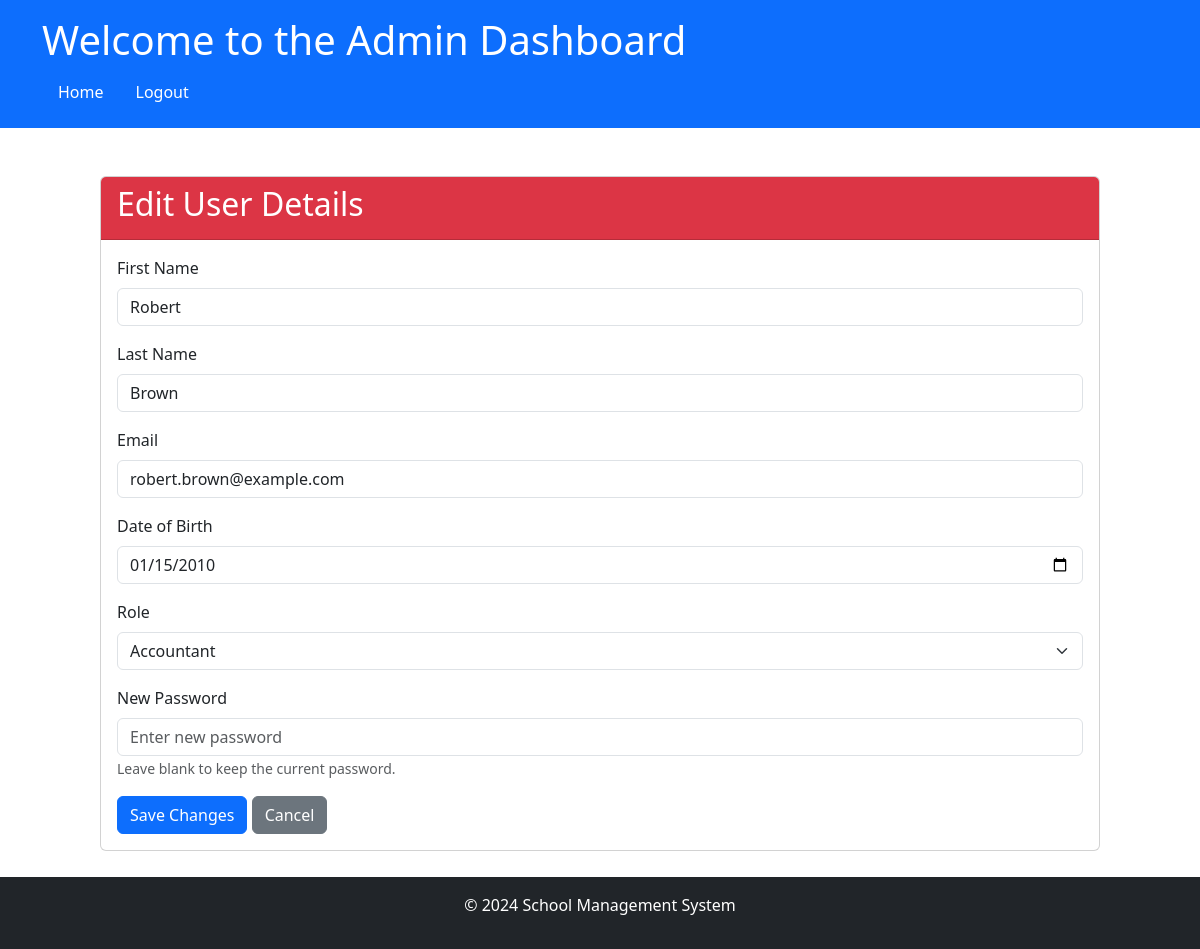
The page /admin/edit_user/user8 (signed in) on the database its author committed.
### app/models/models.py (models this page shows)
class User(UserMixin, db.Model):
    __tablename__ = 'User'
    id = db.Column('Id', db.String, primary_key=True, default=lambda: str(uuid4()))
    password = db.Column('Password', db.String, nullable=True)
    role_id = db.Column('RoleId', db.String, ForeignKey('Role.Id', ondelete='SET NULL'))
    email = db.Column('Email', db.String, nullable=False)
    first_name = db.Column('FirstName', db.String, nullable=False)
    last_name = db.Column('LastName', db.String, nullable=False)
    date_of_birth = db.Column('DateOfBirth', db.Date, nullable=True)
    role = relationship('Role', back_populates='users')
    created_fee_records = db.relationship('FeeRecord',
                                          foreign_keys='FeeRecord.created_by',  # Referencing FeeRecord.created_by
                                          backref='creator')
    invoices = relationship('Invoice', back_populates='created_by_user')
    parent_students = relationship('ParentStudent',
                                   foreign_keys='[ParentStudent.parent_id]',
                                   back_populates='parent',
                                   cascade="all, delete-orphan")
    student_parents = relationship('ParentStudent',
                                   foreign_keys='[ParentStudent.student_id]',
                                   back_populates='student',
                                   cascade="all, delete-orphan")

class Role(db.Model):
    __tablename__ = 'Role'
    id = db.Column('Id', db.String, primary_key=True)
    role_name = db.Column('RoleName', db.String, nullable=False)
    users = relationship('User', back_populates='role')

### app/routes/admin_routes.py (the view, shortened to what this page needs)
@admin.route('/edit_user/<string:user_id>', methods=['GET', 'POST'])
@login_required
def edit_user(user_id):
    user = User.query.filter_by(id=user_id).first_or_404()
    roles = Role.query.all()
    return render_template('admin/edit_user.html', user=user, roles=roles)

### app/__init__.py (called while the page is built)
@login_manager.user_loader
def load_user(user_id):
    from app.models.models import User  # Import here to avoid circular import
    return User.query.get(user_id)

### app/templates/admin/edit_user.html (shortened to what this page needs)
<!DOCTYPE html>
<html lang="en">
<head>
    <link href="https://cdn.jsdelivr.net/npm/bootstrap@5.3.0-alpha1/dist/css/bootstrap.min.css" rel="stylesheet">
</head>
<body>
    <header class="bg-primary text-white p-3">
        <div class="container">
            <h1>Welcome to the Admin Dashboard</h1>
            <nav>
                <ul class="nav">
                    <li class="nav-item">
                        <a class="nav-link text-white" href="{{ url_for('main.dashboard') }}">Home</a>
                    </li>
                    <li class="nav-item">
                        <a class="nav-link text-white" href="{{ url_for('auth.logout') }}">Logout</a>
                    </li>
                </ul>
            </nav>
        </div>
    </header>
    <main class="custom-container1 my-5">
        <div class="card">
            <div class="card-header bg-danger text-white">
                <h2>Edit User Details</h2>
            </div>
            <div class="card-body">
                <form action="{{ url_for('admin.edit_user', user_id=user.id) }}" method="post">
                    <div class="mb-3">
                        <label for="first_name" class="form-label">First Name</label>
                        <input type="text" class="form-control" id="first_name" name="first_name" value="{{ user.first_name }}" required>
                    </div>
                    <div class="mb-3">
                        <label for="last_name" class="form-label">Last Name</label>
                        <input type="text" class="form-control" id="last_name" name="last_name" value="{{ user.last_name }}" required>
                    </div>
                    <div class="mb-3">
                        <label for="email" class="form-label">Email</label>
                        <input type="email" class="form-control" id="email" name="email" value="{{ user.email }}" required>
                    </div>
                    <div class="mb-3">
                        <label for="date_of_birth" class="form-label">Date of Birth</label>
                        <input type="date" class="form-control" id="date_of_birth" name="date_of_birth" value="{{ user.date_of_birth|default('') }}" required>
                    </div>
                    <div class="mb-3">
                        <label for="role" class="form-label">Role</label>
                        <select class="form-select" id="role" name="role_id" required onchange="togglePasswordField()">
                            {% for role in roles %}
                                <option value="{{ role.id }}" {% if role.id == user.role_id %}selected{% endif %}>
                                    {{ role.role_name }}
                                </option>
                            {% endfor %}
                        </select>
                    </div>
                    <div class="mb-3" id="password-field">
                        <label for="password" class="form-label">New Password</label>
                        <input type="password" class="form-control" id="password" name="password" placeholder="Enter new password">
                        <small class="form-text text-muted">Leave blank to keep the current password.</small>
                    </div>
                    <button type="submit" class="btn btn-primary">Save Changes</button>
                    <a href="{{ url_for('admin.manage_users') }}" class="btn btn-secondary">Cancel</a>
                </form>
            </div>
        </div>
    </main>
    <footer class="bg-dark text-white py-3 fixed-bottom footer">
        <div class="container text-center">
            <p>&copy; 2024 School Management System</p>
        </div>
    </footer>
</body>
</html>

### app/templates/admin/edit_user.html (style rules this page uses)
.custom-container1 { max-width: 1000px; margin: 0 auto; padding-bottom: 50px; }

### rows shown on the page
User: first_name "Robert", last_name "Brown", email "robert.brown@example.com", date_of_birth "01/15/2010", role_id "Accountant"
